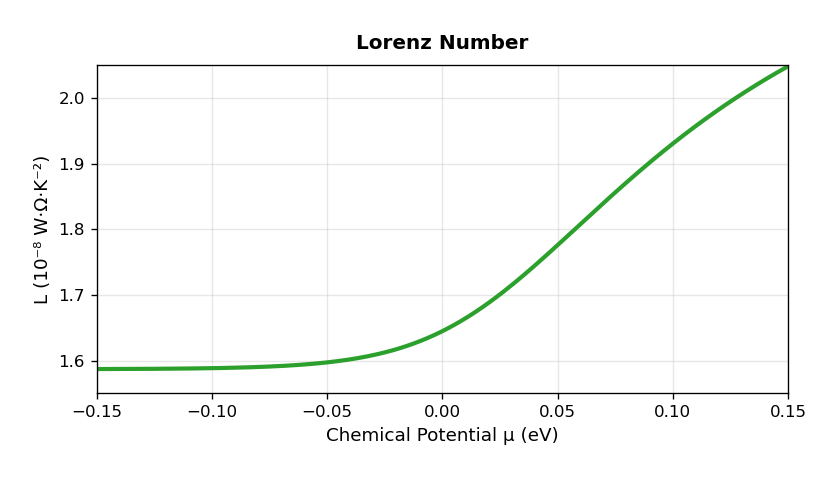

Recreate this plot in Python.
import numpy as np
import matplotlib.pyplot as plt
import mpmath as mp

# Constants
k_B = 1.380649e-23        # Boltzmann constant, J/K
eV_to_J = 1.602176634e-19 # 1 eV in J
e = 1.602176634e-19       # Elementary charge, C
T = 300.0                 # Temperature, K

# Empirical constant D with correct 116e-6 factor
D = mp.e**(-mp.pi**2 * k_B / (3 * e * 116e-6))

# Chemical potential range matching six-panel plot
mu_eV = np.linspace(-0.15, 0.15, 200)

# Compute dimensionless Lorenz number (units of 10^-8 W·Ω·K^-2)
L_vals = []
for mu in mu_eV:
    mu_J = mu * eV_to_J
    eta = mu_J / (k_B * T)
    z = -mp.e**(eta)
    Li_half  = float(mp.polylog(0.5, z).real)
    Li_3half = float(mp.polylog(1.5, z).real)
    R = abs(Li_half / Li_3half)
    L_vals.append(1.5 + D**R)

L_vals = np.array(L_vals)

plt.style.use('default')
fig, ax = plt.subplots(figsize=(7, 4), dpi=120)

ax.plot(mu_eV, L_vals, color='#2ca02c', linewidth=2.5)
ax.set_xlabel('Chemical Potential μ (eV)', fontsize=11)
ax.set_ylabel('L (10⁻⁸ W·Ω·K⁻²)', fontsize=11)
ax.set_title('Lorenz Number', fontsize=12, fontweight='bold', pad=10)
ax.grid(True, alpha=0.3)
ax.set_xlim(mu_eV[0], mu_eV[-1])
ax.set_ylim(1.55, 2.05) 
ax.tick_params(labelsize=10)

plt.tight_layout(pad=2.0)
plt.savefig("Lorentz")
plt.show()
